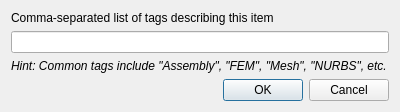
<?xml version="1.0" encoding="UTF-8"?>
<ui version="4.0">
 <class>Dialog</class>
 <widget class="QDialog" name="Dialog">
  <property name="geometry">
   <rect>
    <x>0</x>
    <y>0</y>
    <width>400</width>
    <height>106</height>
   </rect>
  </property>
  <property name="windowTitle">
   <string>Edit Tags</string>
  </property>
  <layout class="QVBoxLayout" name="verticalLayout">
   <item>
    <widget class="QLabel" name="label">
     <property name="text">
      <string>Comma-separated list of tags describing this item</string>
     </property>
    </widget>
   </item>
   <item>
    <widget class="QLineEdit" name="lineEdit"/>
   </item>
   <item>
    <widget class="QLabel" name="label_2">
     <property name="font">
      <font>
       <italic>true</italic>
      </font>
     </property>
     <property name="text">
      <string>Hint: Common tags include &quot;Assembly&quot;, &quot;FEM&quot;, &quot;Mesh&quot;, &quot;NURBS&quot;, etc.</string>
     </property>
    </widget>
   </item>
   <item>
    <widget class="QDialogButtonBox" name="buttonBox">
     <property name="orientation">
      <enum>Qt::Horizontal</enum>
     </property>
     <property name="standardButtons">
      <set>QDialogButtonBox::Cancel|QDialogButtonBox::Ok</set>
     </property>
    </widget>
   </item>
  </layout>
 </widget>
 <resources/>
 <connections>
  <connection>
   <sender>buttonBox</sender>
   <signal>accepted()</signal>
   <receiver>Dialog</receiver>
   <slot>accept()</slot>
   <hints>
    <hint type="sourcelabel">
     <x>248</x>
     <y>254</y>
    </hint>
    <hint type="destinationlabel">
     <x>157</x>
     <y>274</y>
    </hint>
   </hints>
  </connection>
  <connection>
   <sender>buttonBox</sender>
   <signal>rejected()</signal>
   <receiver>Dialog</receiver>
   <slot>reject()</slot>
   <hints>
    <hint type="sourcelabel">
     <x>316</x>
     <y>260</y>
    </hint>
    <hint type="destinationlabel">
     <x>286</x>
     <y>274</y>
    </hint>
   </hints>
  </connection>
 </connections>
</ui>
